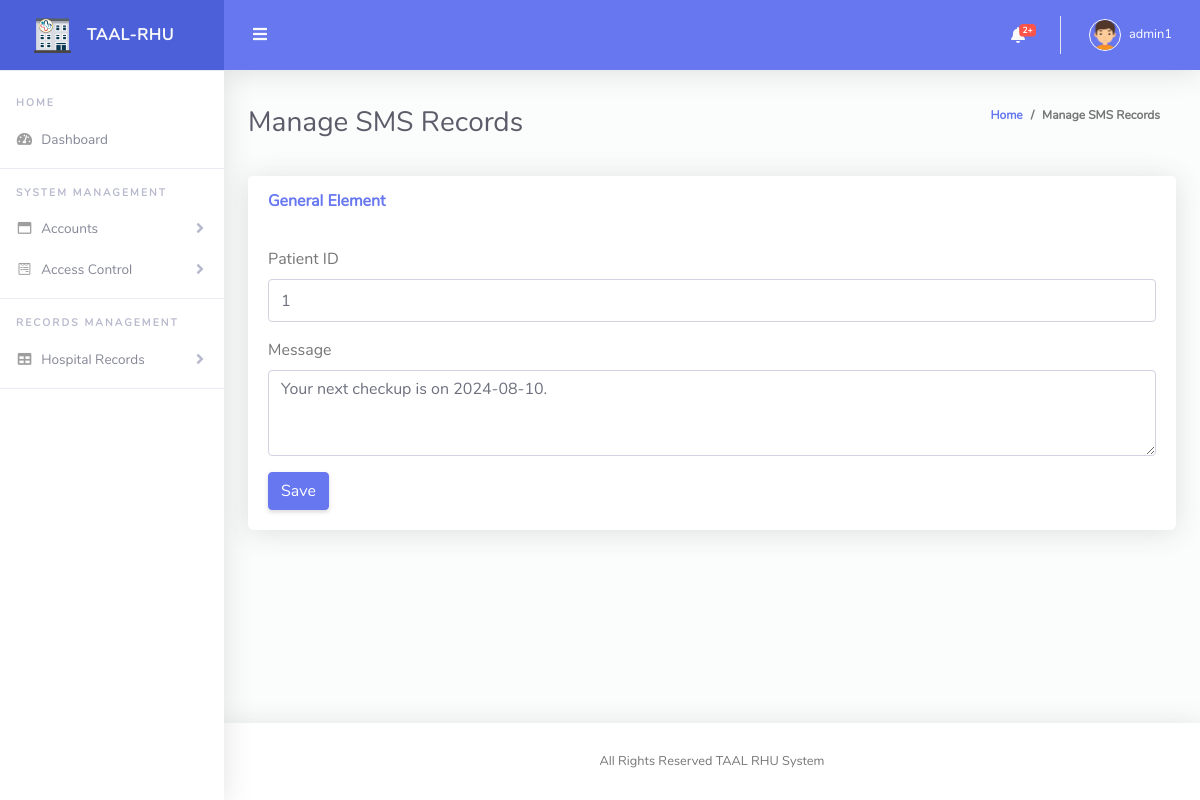
The page /admin/edit_sms.php?sms_id=1 (signed in) on the database its author committed.
### tables this page shows
CREATE TABLE `sms_notifications` (
  `sms_id` int(11) NOT NULL,
  `patient_id` int(11) DEFAULT NULL,
  `message` text DEFAULT NULL,
  `sent_at` timestamp NOT NULL DEFAULT current_timestamp()
);

### admin/edit_sms.php (the view, shortened to what this page needs)
<!DOCTYPE html>
<?php include("../model/conn.php"); ?>
<html lang="en">
<head>
  <link href="vendor/fontawesome-free/css/all.min.css" rel="stylesheet" type="text/css">
  <link href="vendor/bootstrap/css/bootstrap.min.css" rel="stylesheet" type="text/css">
  <link href="css/ruang-admin.min.css" rel="stylesheet">
</head>
<body id="page-top">
  <div id="wrapper">
    <?php include("./nav.php");
    $sms_id = isset($_GET['sms_id']) ? $_GET['sms_id'] : '';
if ($sms_id) {
    $stmt = $conn->prepare("SELECT * FROM sms_notifications WHERE sms_id = ?");
    $stmt->bind_param("i", $sms_id);
    $stmt->execute();
    $result = $stmt->get_result();
    if ($row = $result->fetch_assoc()) {
        extract($row);
    }
}
    ?>
        <div class="container-fluid" id="container-wrapper">
          <div class="d-sm-flex align-items-center justify-content-between mb-4">
            <h1 class="h3 mb-0 text-gray-800">Manage SMS Records</h1>
            <ol class="breadcrumb">
              <li class="breadcrumb-item"><a href="./">Home</a></li>
              <li class="breadcrumb-item" aria-current="page">Manage SMS Records</li>
            </ol>
          </div>
          <div class="row">
            <div class="col-lg-12">
              <div class="card mb-4">
                <div class="card-header py-3 d-flex flex-row align-items-center justify-content-between">
                  <h6 class="m-0 font-weight-bold text-primary">General Element</h6>
                </div>
                <div class="card-body">
                <form method="post">
        <div class="form-group">
            <label for="patient_id">Patient ID</label>
            <input type="text" class="form-control" id="patient_id" name="patient_id" value="<?php echo isset($patient_id) ? htmlspecialchars($patient_id) : ''; ?>" required>
        </div>
        <div class="form-group">
            <label for="message">Message</label>
            <textarea class="form-control" id="message" name="message" rows="3" required><?php echo isset($message) ? htmlspecialchars($message) : ''; ?></textarea>
        </div>
        <button type="submit" class="btn btn-primary">Save</button>
    </form>
                </div>
              </div>
            </div>
          </div>
        </div>
      </div>
       <?php include("./footer.php"); ?>
    </div>
  </div>
</body>
</html>

### rows shown on the page
sms_notifications: patient_id "1", message "Your next checkup is on 2024-08-10."

### other values the page prints
$row['count'] "2"
$_SESSION['username'] "admin1"
